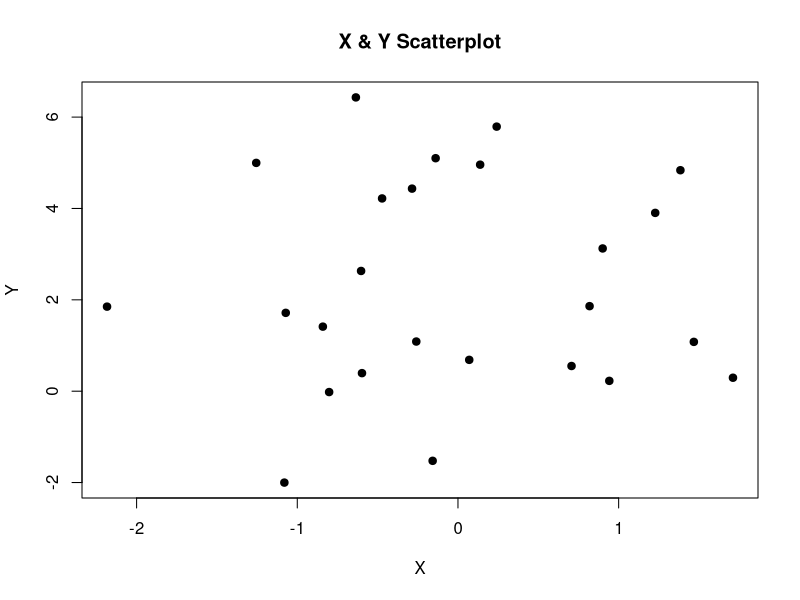

Here is the R script that generated this plot:
## ---- chunk 1
knitr::opts_chunk$set(echo = TRUE)
## ---- chunk 2
sample <- rnorm(25)
sample.variance <- var(sample)
print(sample.variance)
## ---- chunk 3
set.seed(5)
sample.x <- rnorm(25)
sample.y <- rnorm(25, 2, 2)
covariance <- cov(sample.x, sample.y)
print(covariance)
## ---- chunk 4
set.seed(5)
sample.x <- rnorm(25)
sample.y <- rnorm(25, 2, 2)
plot(sample.y ~ sample.x, main = 'X & Y Scatterplot', xlab = 'X', ylab = 'Y', pch = 19)
## ---- chunk 5
set.seed(5)
sample.x.prime <- rnorm(25, 10, 0.25)
sample.y.prime <- rnorm(25, 0.5, 8)
cov(sample.x.prime, sample.y.prime)
## ---- chunk 6
set.seed(5)
sample.x <- rnorm(25)
sample.y <- rnorm(25, 2, 2)
cov(sample.x, sample.y)/var(sample.x)

sample.x.prime <- rnorm(25, 10, 0.25)
sample.y.prime <- rnorm(25, 0.5, 8)
cov(sample.x.prime, sample.y.prime)/var(sample.x.prime)
## ---- chunk 7
set.seed(5)
sample.x <- rnorm(25)
sample.y <- rnorm(25, 2, 2)
mod <- lm(sample.y ~ sample.x) # a linear model where y is a function of x
summary(mod)
